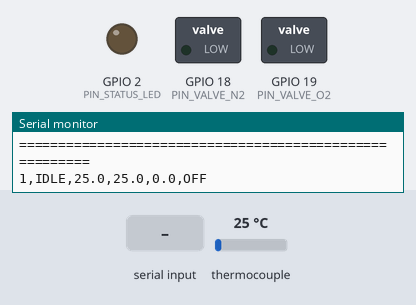
Bench run of a sketch on a simulated ESP32. Parts: switched loads named in the sketch (green lamp = pin HIGH), output pins drawn as LEDs (lit = HIGH), the last lines printed to the serial monitor. Wiring (inferred from the names in the program): MAX6675 thermocouple converter: CS GPIO 5; MISO GPIO 12; SCK GPIO 14. The inputs (shaded band) are chosen by the test bench; at power-on: thermocouple 25 °C. Pins used as bus, display or sensor lines are not drawn.

Above: at 1.7 s.
1.8 s: "START\n" received over Serial
At 2.6 s:
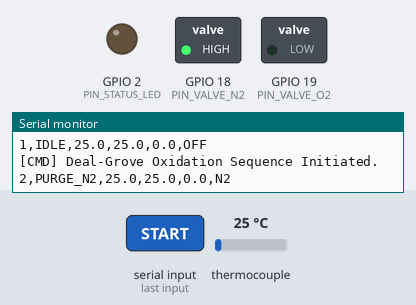
3.5 s: thermocouple set to 21 °C
At 4.9 s:
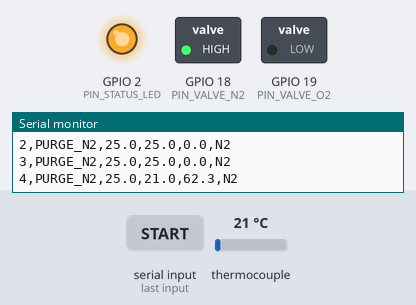
7.6 s: "ABORT\n" received over Serial
At 8.8 s:
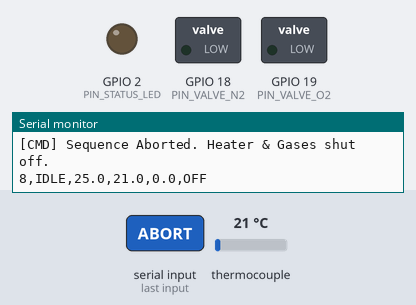
Timing chart, 0 to 10.6 s (numbered marks = the images above; inputs shaded):
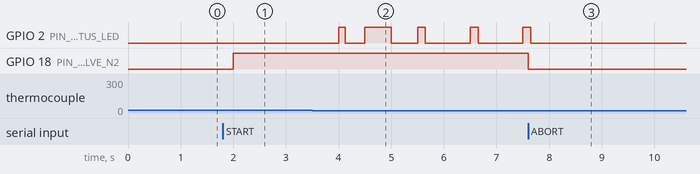

Measured:
- the behaviour switches between 25 and 24 °C on thermocouple (found by bisection; images 1 and 2)
- after the input at 1.8 s, GPIO 18 (PIN_VALVE_N2): LOW → HIGH after 0.20 s
- after the input at 3.5 s, GPIO 2 (PIN_STATUS_LED): LOW → HIGH after 0.50 s, → LOW 0.12 s later, → HIGH 0.38 s later, → LOW 0.50 s later, … (9 changes in this stretch)
- after the input at 7.6 s, GPIO 2 (PIN_STATUS_LED): goes on until 7.7 s, then stays LOW; GPIO 18 (PIN_VALVE_N2): HIGH → LOW at once

The sketch:

esp32_furnace_profile.ino
```cpp
// =============================================================================
// DRAM Foundation VN - Open Hardware Firmware
// Device: Gen 2 Quartz Tube Furnace Deal-Grove Profile Controller
// Target MCU: ESP32 DevKit V1 (240MHz)
// Temperature Sensor: Thermocouple Type K via MAX6675 / MAX31855 (SPI)
// Heating Actuator: Solid State Relay SSR-40DA (Time-Proportional Window)
// Gas Actuators: 12V Solenoid Valves for High-Purity N2 & O2
//
// Process Thermal Profile (Deal-Grove Dry Oxidation for 45nm Gate Oxide):
//   1. Pre-Purge       : N2 ON  | Room Temp   | 10 min
//   2. Ramp-Up         : N2 ON  | Ramp 10C/min| Up to 1,000C
//   3. Oxidation Soak  : O2 ON  | Hold 1,000C | 60 min
//   4. Post-Anneal     : N2 ON  | Hold 1,000C | 15 min
//   5. Controlled Cool : N2 ON  | Cool 5C/min | Down to 400C
// =============================================================================

#include <Arduino.h>

// Pin Definitions
const int PIN_SSR       = 23; // SSR Output (Active HIGH)
const int PIN_VALVE_N2  = 18; // Solenoid Valve N2 (Active HIGH)
const int PIN_VALVE_O2  = 19; // Solenoid Valve O2 (Active HIGH)
const int PIN_TC_CS     = 5;  // MAX6675 Chip Select
const int PIN_TC_SCK    = 14; // MAX6675 Clock
const int PIN_TC_SO     = 12; // MAX6675 MISO / Data Out
const int PIN_STATUS_LED= 2;  // Onboard status LED

// PID Temperature Control Constants
float Kp = 3.5;
float Ki = 0.08;
float Kd = 12.0;

// Heating Window: 1000 ms time-proportional cycle
const unsigned long WINDOW_SIZE_MS = 1000;
unsigned long window_start_time = 0;
float duty_cycle_pct = 0.0; // 0.0 to 100.0%

// Profile State Machine
enum FurnaceStage {
  STAGE_IDLE,
  STAGE_PURGE_N2,
  STAGE_RAMP_UP,
  STAGE_SOAK_OX,
  STAGE_ANNEAL_N2,
  STAGE_COOL_DOWN,
  STAGE_COMPLETE
};

FurnaceStage current_stage = STAGE_IDLE;
unsigned long stage_start_time = 0;
float current_setpoint_c = 25.0;
float measured_temp_c   = 25.0;
float pid_integral      = 0.0;
float last_error        = 0.0;

// Low-level SPI read for MAX6675 Thermocouple converter
float readMAX6675() {
  uint16_t raw_data = 0;
  digitalWrite(PIN_TC_CS, LOW);
  delayMicroseconds(2);

  for (int i = 15; i >= 0; i--) {
    digitalWrite(PIN_TC_SCK, HIGH);
    delayMicroseconds(2);
    if (digitalRead(PIN_TC_SO)) {
      raw_data |= (1 << i);
    }
    digitalWrite(PIN_TC_SCK, LOW);
    delayMicroseconds(2);
  }
  digitalWrite(PIN_TC_CS, HIGH);

  // Check thermocouple open circuit bit D2
  if (raw_data & 0x04) {
    Serial.println(F("[ALERT] Thermocouple disconnected or open circuit!"));
    return -999.0;
  }

  // D14..D3 contains temperature in 0.25 C increments
  raw_data >>= 3;
  return raw_data * 0.25;
}

void setGasEnvironment(bool n2_on, bool o2_on) {
  // Safety interlock: Never allow both N2 and O2 valves to open simultaneously
  if (n2_on && o2_on) {
    o2_on = false; // Prioritize inert gas
  }
  digitalWrite(PIN_VALVE_N2, n2_on ? HIGH : LOW);
  digitalWrite(PIN_VALVE_O2, o2_on ? HIGH : LOW);
}

void setup() {
  Serial.begin(115200);
  delay(500);

  pinMode(PIN_SSR, OUTPUT);
  pinMode(PIN_VALVE_N2, OUTPUT);
  pinMode(PIN_VALVE_O2, OUTPUT);
  pinMode(PIN_STATUS_LED, OUTPUT);
  pinMode(PIN_TC_CS, OUTPUT);
  pinMode(PIN_TC_SCK, OUTPUT);
  pinMode(PIN_TC_SO, INPUT);

  digitalWrite(PIN_SSR, LOW);
  setGasEnvironment(false, false);
  digitalWrite(PIN_TC_CS, HIGH);
  digitalWrite(PIN_TC_SCK, LOW);

  window_start_time = millis();

  Serial.println(F("\n========================================================"));
  Serial.println(F(" DRAM Foundation VN - Gen 2 Quartz Tube Furnace Profile"));
  Serial.println(F(" Controller: ESP32 + MAX6675 | SSR Time-Proportional PID"));
  Serial.println(F(" Deal-Grove Dry Ox Profile: 1000 C Soak for 60 min"));
  Serial.println(F(" Output Format: TIME_S,STAGE,SETPOINT_C,TEMP_C,DUTY_PCT,GAS"));
  Serial.println(F(" Commands: START, ABORT, STATUS"));
  Serial.println(F("========================================================"));
}

// Compute Time-Proportional PID
void computeThermalPID() {
  if (current_stage == STAGE_IDLE || current_stage == STAGE_COMPLETE) {
    duty_cycle_pct = 0.0;
    digitalWrite(PIN_SSR, LOW);
    return;
  }

  float error = current_setpoint_c - measured_temp_c;

  // Anti-windup clamping on integral
  if (abs(error) < 50.0) {
    pid_integral += error;
    pid_integral = constrain(pid_integral, -100.0, 100.0);
  }

  float derivative = error - last_error;
  last_error = error;

  float output = (Kp * error) + (Ki * pid_integral) + (Kd * derivative);
  duty_cycle_pct = constrain(output, 0.0, 100.0);
}

// Time-proportional SSR actuation within 1000ms window
void updateSSRWindow() {
  unsigned long now = millis();
  if (now - window_start_time >= WINDOW_SIZE_MS) {
    window_start_time = now;
  }

  unsigned long on_time_ms = (unsigned long)((duty_cycle_pct / 100.0) * WINDOW_SIZE_MS);
  if (now - window_start_time < on_time_ms && duty_cycle_pct > 0.0) {
    digitalWrite(PIN_SSR, HIGH);
    digitalWrite(PIN_STATUS_LED, HIGH);
  } else {
    digitalWrite(PIN_SSR, LOW);
    digitalWrite(PIN_STATUS_LED, LOW);
  }
}

// Thermal state machine executing Deal-Grove sequence
void updateFurnaceStateMachine() {
  unsigned long elapsed_stage_s = (millis() - stage_start_time) / 1000;

  switch (current_stage) {
    case STAGE_IDLE:
      current_setpoint_c = 25.0;
      setGasEnvironment(false, false);
      break;

    case STAGE_PURGE_N2:
      // Stage 1: Purge ambient air with N2 for 10 minutes (600s)
      setGasEnvironment(true, false);
      current_setpoint_c = 25.0;
      if (elapsed_stage_s >= 600) {
        current_stage = STAGE_RAMP_UP;
        stage_start_time = millis();
        Serial.println(F("[TRANSITION] Purge complete -> Ramping up to 1,000 C in N2..."));
      }
      break;

    case STAGE_RAMP_UP:
      // Stage 2: Ramp up to 1,000 C at 10 C/min (~0.167 C/s)
      setGasEnvironment(true, false);
      current_setpoint_c = min(1000.0f, 25.0f + (float)(elapsed_stage_s * (10.0 / 60.0)));
      if (measured_temp_c >= 995.0 && current_setpoint_c >= 1000.0) {
        current_stage = STAGE_SOAK_OX;
        stage_start_time = millis();
        Serial.println(F("[TRANSITION] Temperature reached 1,000 C -> Switching to DRY O2 for 60 min..."));
      }
      break;

    case STAGE_SOAK_OX:
      // Stage 3: Hold 1,000 C in pure O2 for 60 minutes (3,600s)
      setGasEnvironment(false, true);
      current_setpoint_c = 1000.0;
      if (elapsed_stage_s >= 3600) {
        current_stage = STAGE_ANNEAL_N2;
        stage_start_time = millis();
        Serial.println(F("[TRANSITION] Oxidation complete -> Post-anneal in N2 for 15 min..."));
      }
      break;

    case STAGE_ANNEAL_N2:
      // Stage 4: Hold 1,000 C in N2 for 15 minutes (900s)
      setGasEnvironment(true, false);
      current_setpoint_c = 1000.0;
      if (elapsed_stage_s >= 900) {
        current_stage = STAGE_COOL_DOWN;
        stage_start_time = millis();
        Serial.println(F("[TRANSITION] Anneal complete -> Controlled cooling in N2..."));
      }
      break;

    case STAGE_COOL_DOWN:
      // Stage 5: Ramp down to 400 C at 5 C/min
      setGasEnvironment(true, false);
      current_setpoint_c = max(400.0f, 1000.0f - (float)(elapsed_stage_s * (5.0 / 60.0)));
      if (measured_temp_c <= 405.0) {
        current_stage = STAGE_COMPLETE;
        setGasEnvironment(false, false);
        digitalWrite(PIN_SSR, LOW);
        Serial.println(F("[FURNACE COMPLETE] Wafer oxidation finished! Ready to unload boat."));
      }
      break;

    case STAGE_COMPLETE:
      current_setpoint_c = 25.0;
      break;
  }
}

void loop() {
  static unsigned long last_1s_log = 0;

  // 1. Actuate SSR fast loop
  updateSSRWindow();

  // 2. 1-Second Periodic Control & Telemetry
  if (millis() - last_1s_log >= 1000) {
    last_1s_log = millis();

    // Read Thermocouple
    float t = readMAX6675();
    if (t > -100.0) {
      measured_temp_c = t;
    }

    // Safety: Overtemperature cutoff
    if (measured_temp_c > 1150.0) {
      digitalWrite(PIN_SSR, LOW);
      current_stage = STAGE_IDLE;
      Serial.println(F("[EMERGENCY] Overtemperature > 1,150 C detected! Heater cut immediately!"));
    }

    // Update state machine and PID
    updateFurnaceStateMachine();
    computeThermalPID();

    // Telemetry CSV Output
    const char* stage_str = "IDLE";
    if (current_stage == STAGE_PURGE_N2) stage_str = "PURGE_N2";
    else if (current_stage == STAGE_RAMP_UP) stage_str = "RAMP_UP";
    else if (current_stage == STAGE_SOAK_OX) stage_str = "SOAK_O2";
    else if (current_stage == STAGE_ANNEAL_N2) stage_str = "ANNEAL_N2";
    else if (current_stage == STAGE_COOL_DOWN) stage_str = "COOLING";
    else if (current_stage == STAGE_COMPLETE) stage_str = "COMPLETE";

    const char* gas_str = (digitalRead(PIN_VALVE_O2) == HIGH) ? "O2" : ((digitalRead(PIN_VALVE_N2) == HIGH) ? "N2" : "OFF");

    Serial.print(millis() / 1000); Serial.print(F(","));
    Serial.print(stage_str); Serial.print(F(","));
    Serial.print(current_setpoint_c, 1); Serial.print(F(","));
    Serial.print(measured_temp_c, 1); Serial.print(F(","));
    Serial.print(duty_cycle_pct, 1); Serial.print(F(","));
    Serial.println(gas_str);
  }

  // Serial Commands
  if (Serial.available()) {
    String cmd = Serial.readStringUntil('\n');
    cmd.trim(); cmd.toUpperCase();
    if (cmd == "START" && current_stage == STAGE_IDLE) {
      current_stage = STAGE_PURGE_N2;
      stage_start_time = millis();
      Serial.println(F("[CMD] Deal-Grove Oxidation Sequence Initiated."));
    } else if (cmd == "ABORT") {
      current_stage = STAGE_IDLE;
      digitalWrite(PIN_SSR, LOW);
      setGasEnvironment(false, false);
      Serial.println(F("[CMD] Sequence Aborted. Heater & Gases shut off."));
    } else if (cmd == "STATUS") {
      Serial.print(F("Stage: ")); Serial.print(current_stage);
      Serial.print(F(" | Setpoint: ")); Serial.print(current_setpoint_c);
      Serial.print(F(" C | Temp: ")); Serial.print(measured_temp_c);
      Serial.println(F(" C"));
    }
  }
}
```
